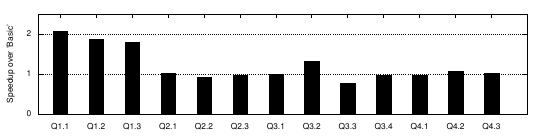

This figure's gnuplot source:
reset
load "config.plt"
#set size 1.5, 0.4
set terminal postscript size 5.5in, 1.4in
set output 'copy-elision-comparison.eps'
set style histogram cluster gap 1
set style fill pattern 0 border -1
set style line 1 lt 1
set boxwidth 0.8
set style data histograms
#set key right top samplen 2.5 horizontal width 0 
#set key right horizontal top  width -1 font "Helvetica,12"
set nokey
set ylabel "Speedup over 'Basic'" offset 1,0 font "Helvetica,12"
#set xlabel "SSB queries"
set yrange[0:2.5]
set xrange[-0.6:13]
set arrow from -0.6,1 to 13,1 nohead lt 0.5 lc rgb "black"
set arrow from -0.6,2 to 13,2 nohead lt 0.5 lc rgb "black"
set xtics font "Helvetica,12"
set ytics 1 font "Helvetica,12"
unset mytics
plot 'copy-elision-comparison.dat' using 2:xtic(1) ti col ls 1 lc rgb "black" fill pattern 3
